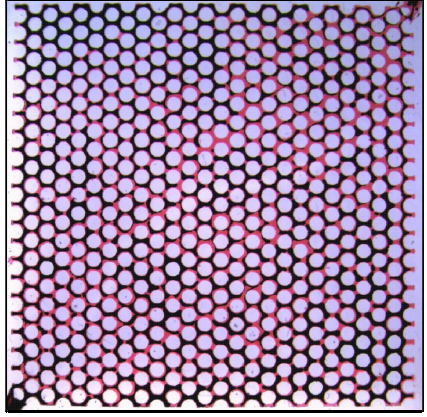
#> input picture temp/a.png, 427 x 417 px, found by its file name
$ jupyter execute '代码.ipynb'   (shell and % lines are left out)
#> lines starting #> are read from the running program, lines starting #| are printed output that depends on the picture; after the words box and inside, x2 and y2 are one past the last pixel; in counts of white or black regions, pixels touching at a corner belong together
[cell 1]
import numpy as np
import matplotlib.pyplot as plt
import cv2
import cv2.cv as cv
from PIL import Image
from pylab import *

[cell 2]
a = cv2.imread('C:/Users/Administrator/Desktop/a.png')
#> a is the input picture: shape (417, 427, 3); mean B, G, R 164.9, 132.9, 158.5
plt.imshow(a)
plt.axis('off')

[cell 3]
b,g,r=cv2.split(a)
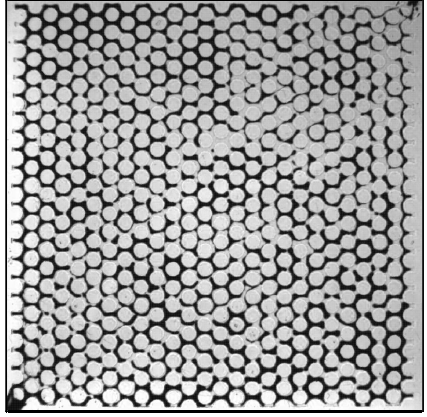
#> r: shape (417, 427); min 0, max 255, mean 158.5
plt.subplot(4,1,1)
t=255-r
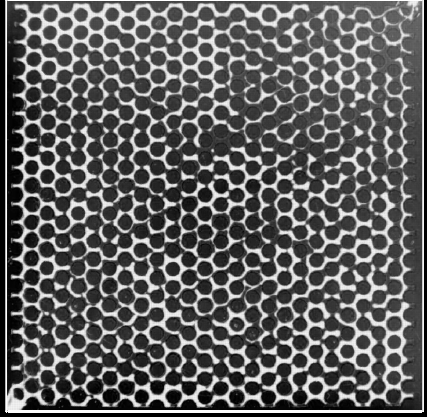
#> t: shape (417, 427); min 0, max 255, mean 96.5
plt.imshow(t, cmap="gray")
plt.axis('off')
plt.subplot(4,1,2)
plt.imshow(g, cmap="gray")
plt.axis('off')
plt.subplot(4,1,3)
plt.imshow(b, cmap="gray")
plt.axis('off')
plt.subplot(4,1,4)
cv2.imwrite("C:/Users/Administrator/Desktop/t.png",t)
cv2.imwrite("C:/Users/Administrator/Desktop/g.png",g)
cv2.imwrite("C:/Users/Administrator/Desktop/b.png",b)
#> Out = True

[cell 4]
kernel=np.ones((150,150),np.uint8)
s=cv2.morphologyEx(t,cv2.MORPH_TOPHAT,kernel)
added=s+r
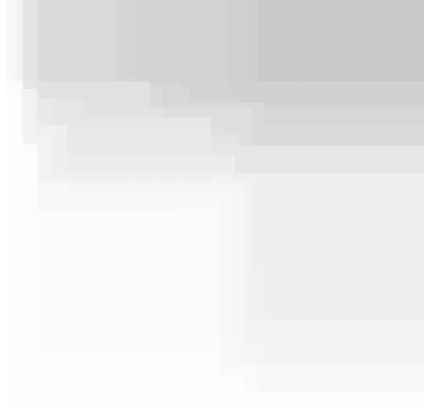
#> added: shape (417, 427); min 200, max 255, mean 235.6
s1=cv2.morphologyEx(t,cv2.MORPH_BLACKHAT,kernel)
s2=added-s1
f1=np.power(s2/255.0,0.9)
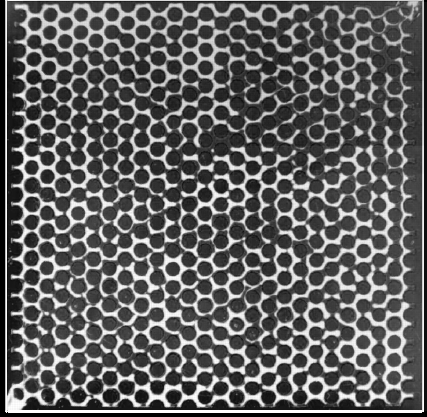
#> f1: shape (417, 427) float64; min 0, max 0.996, mean 0.383
plt.imshow(f1,'gray')
cv2.imwrite("C:/Users/Administrator/Desktop/s2.png",s2)
#> Out = True

[cell 5]
kernel=np.ones((150,150),np.uint8)
s3=cv2.morphologyEx(g,cv2.MORPH_TOPHAT,kernel)
added1=s3+a[:,:,0]
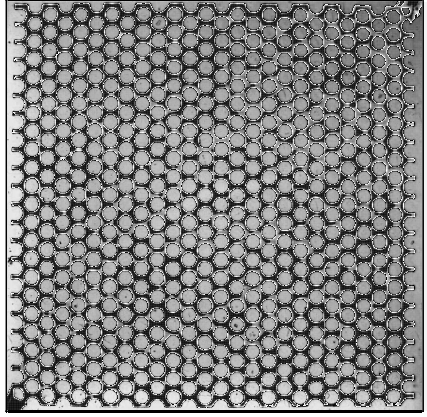
#> added1: shape (417, 427); min 0, max 255, mean 132.4
s4=cv2.morphologyEx(g,cv2.MORPH_BLACKHAT,kernel)
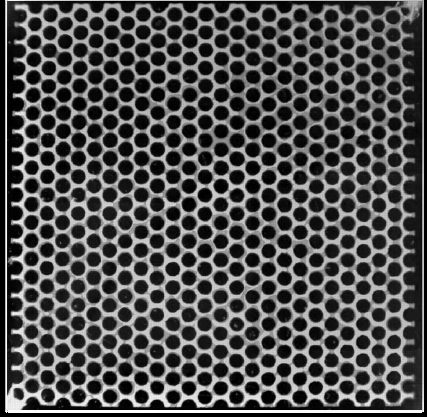
#> s4: shape (417, 427); min 0, max 254, mean 80.7
s4=added1-s3
f2=np.power(s4/255.0,1.5)
plt.imshow(f2,'gray')

[cell 6]
#简单滤波
ret1,th1 = cv2.threshold(s2,127,255,cv2.THRESH_BINARY)
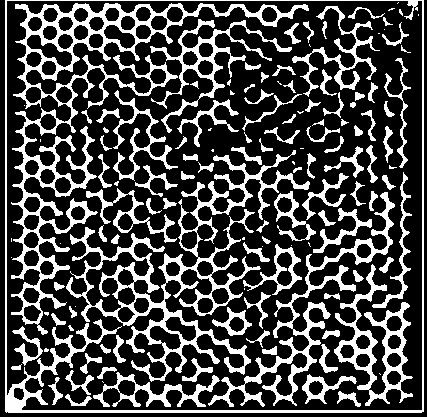
#> th1: shape (417, 427); 27.4% white; 133 white regions (32 under 20 px), largest, box (x1, y1, x2, y2) and area: (11, 3, 309, 335) 10236, (66, 150, 310, 382) 8161, (5, 0, 424, 413) 4821
#Otsu 滤波
ret2,th2 = cv2.threshold(s2,0,255,cv2.THRESH_BINARY+cv2.THRESH_OTSU)
#> th2: shape (417, 427); 28% white; 116 white regions (27 under 20 px), largest, box (x1, y1, x2, y2) and area: (11, 3, 309, 335) 12657, (66, 147, 316, 382) 9139, (5, 0, 424, 413) 5304
#> ret2 = 123

plt.figure()
plt.subplot(221),plt.imshow(s2,'gray')
plt.subplot(222),plt.hist(s2.ravel(),256)#.ravel方法将矩阵转化为一维
plt.subplot(223),plt.imshow(th1,'gray')
plt.subplot(224),plt.imshow(th2,'gray')#r通道分割出的油相
#> figure, not shown here; panel 2: tallest bar 3785 high, from x = 0 to 0.992

[cell 7]
#简单滤波
ret3,th3 = cv2.threshold(s4,127,255,cv2.THRESH_BINARY)
#> th3: shape (417, 427); 63.7% white; 2 black regions (1 under 20 px), largest, box (x1, y1, x2, y2) and area: (5, 0, 424, 413) 64661
#Otsu 滤波
ret4,th4 = cv2.threshold(s4,0,255,cv2.THRESH_BINARY+cv2.THRESH_OTSU)
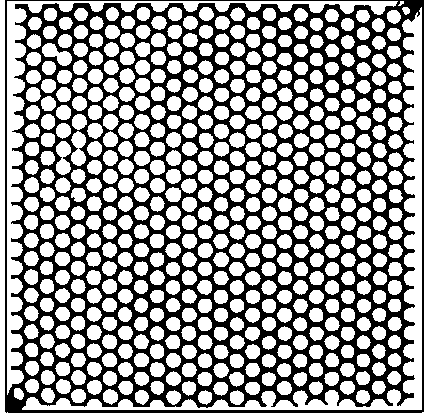
#> th4: shape (417, 427); 60.2% white; 1 black region, box (x1, y1, x2, y2) and area: (5, 0, 424, 413) 70807
#> ret4 = 147

plt.figure()
plt.subplot(221),plt.imshow(s4,'gray')
plt.subplot(222),plt.hist(s4.ravel(),256)#.ravel方法将矩阵转化为一维
plt.subplot(223),plt.imshow(th3,'gray')
plt.subplot(224),plt.imshow(th4,'gray')#r通道分割出的油相
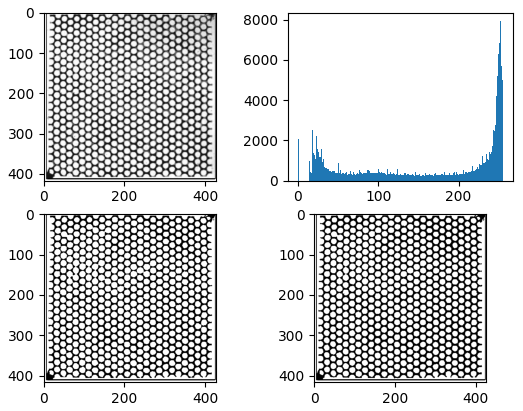
#> figure drawn by matplotlib, 4 panels; panel 2: tallest bar 7952 high, from x = 252 to 253

[cell 8]
kernel = np.ones((1,1),np.uint8)
erosion1 = cv2.dilate(th4,kernel,1)#对岩石分割结果进行膨胀
erosion2 = cv2.erode(erosion1,kernel,1)#膨胀后腐蚀
plt.imshow(erosion2,'gray')

[cell 9]
merged1 = cv2.merge([r,r,th4]) #前面分离出来的三个通道合并
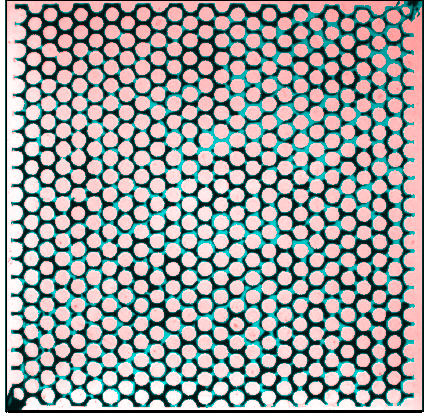
#> merged1: shape (417, 427, 3); mean of channels 0, 1, 2 158.5, 158.5, 153.6; drawn as B, G, R
plt.imshow(merged1)
